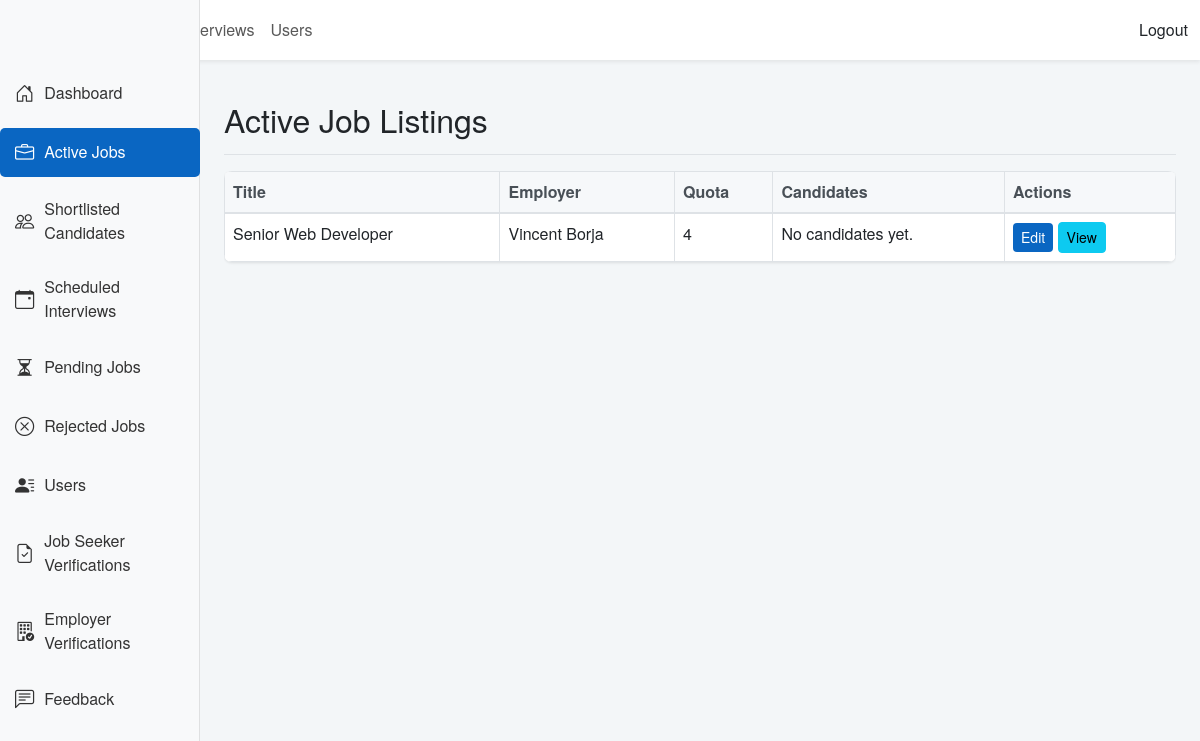
Screenshot of /admin/active_jobs.php (signed in) with the database file from the repository.
### tables this page shows
CREATE TABLE `job_postings` (
  `job_id` int(11) NOT NULL,
  `employer_id` int(11) NOT NULL,
  `title` varchar(255) NOT NULL,
  `description` text NOT NULL,
  `requirements` text NOT NULL,
  `skills` text NOT NULL,
  `status` enum('pending','approved','rejected','unavailable') NOT NULL,
  `created_at` timestamp NOT NULL DEFAULT current_timestamp(),
  `location` varchar(255) DEFAULT NULL,
  `quota` int(11) DEFAULT 1
);

CREATE TABLE `users` (
  `user_id` int(11) NOT NULL,
  `full_name` varchar(255) NOT NULL,
  `email` varchar(255) NOT NULL,
  `password_hash` varchar(255) NOT NULL,
  `user_type` enum('job_seeker','employer','admin') NOT NULL,
  `status` enum('pending','verified','rejected') DEFAULT 'pending',
  `created_at` timestamp NOT NULL DEFAULT current_timestamp()
);

### admin/active_jobs.php (the view, shortened to what this page needs)
<?php
include '../db.php';
?>
<!DOCTYPE html>
<html lang="en">
<head>
    <link href="https://cdn.jsdelivr.net/npm/bootstrap@5.3.0/dist/css/bootstrap.min.css" rel="stylesheet">
    <link href="https://cdn.jsdelivr.net/npm/bootstrap-icons@1.10.3/font/bootstrap-icons.css" rel="stylesheet">
    <link href="../css/styles.css" rel="stylesheet">
</head>
<body>
    <?php include 'includes/header.php'; ?>
    <div class="container-fluid">
        <div class="row">
            <?php include 'includes/sidebar.php'; ?>
            <main class="col-md-9 ms-sm-auto col-lg-10 px-md-4">
                <div class="d-flex justify-content-between flex-wrap flex-md-nowrap align-items-center pt-3 pb-2 mb-3 border-bottom">
                    <h2>Active Job Listings</h2>
                </div>
                <div class="table-responsive">
                    <table class="table table-bordered">
                        <thead>
                            <tr>
                                <th>Title</th>
                                <th>Employer</th>
                                <th>Quota</th>
                                <th>Candidates</th>
                                <th>Actions</th>
                            </tr>
                        </thead>
                        <tbody>
                            <?php
                            $sql = "SELECT job_postings.*, users.full_name
                                    FROM job_postings
                                    JOIN users ON job_postings.employer_id = users.user_id
                                    WHERE job_postings.status = 'approved'
                                    ORDER BY job_postings.created_at DESC";
                            $active_jobs_result = $conn->query($sql);
                            if ($active_jobs_result->num_rows > 0) {
                                while ($row = $active_jobs_result->fetch_assoc()) {
                                    $job_id = $row['job_id'];
                                    echo "<tr>";
                                    echo "<td>{$row['title']}</td>";
                                    echo "<td>{$row['full_name']}</td>";
                                    echo "<td>{$row['quota']}</td>";
                                    $sql_candidates = "SELECT applications.*, users.full_name
                                                      FROM applications
                                                      JOIN users ON applications.seeker_id = users.user_id
                                                      WHERE applications.job_id = $job_id";
                                    $candidates_result = $conn->query($sql_candidates);
                                    echo "<td>";
                                    if ($candidates_result->num_rows > 0) {
                                        echo "<ul class='list-unstyled'>";
                                        while ($candidate = $candidates_result->fetch_assoc()) {
                                            $application_id = $candidate['application_id'];
                                            echo "<li class='mb-2'>{$candidate['full_name']} - Application Status: " . ($candidate['status'] ?? 'pending') . "</li>";
                                            if ($candidate['status'] === 'applied') {
                                                if ($candidate['employer_decision'] === 'approved' || $candidate['employer_decision'] === 'rejected') {
                                                    echo "<li><p class='text-muted'>Hiring process completed.</p></li>";
                                                } else {
                                                    echo "<li class='mb-2'>
                                                        <form action='shortlist_candidate.php' method='POST' style='display:inline;'>
                                                            <input type='hidden' name='application_id' value='{$application_id}'>
                                                            <button type='submit' class='btn btn-success btn-sm'>Shortlist</button>
                                                        </form>
                                                        <form action='reject_candidate.php' method='POST' style='display:inline;'>
                                                            <input type='hidden' name='application_id' value='{$application_id}'>
                                                            <button type='submit' class='btn btn-danger btn-sm'>Reject</button>
                                                        </form>
                                                    </li>";
                                                }
                                            }
                                        }
                                        echo "</ul>";
                                    } else {
                                        echo "No candidates yet.";
                                    }
                                    echo "</td>";
                                    echo "<td>
                                        <a href='edit_job.php?id={$job_id}' class='btn btn-primary btn-sm'>Edit</a>
                                        <a href='view_job.php?id={$job_id}' class='btn btn-info btn-sm'>View</a>
                                    </td>";
                                    echo "</tr>";
                                }
                            } else {
                                echo "<tr><td colspan='5'>No active job listings found.</td></tr>";
                            }
                            ?>
                        </tbody>
                    </table>
                </div>
            </main>
        </div>
    </div>
    <?php include 'includes/footer.php'; ?>
</body>
</html>

### admin/css/styles.css (style rules this page uses)
body { font-family: 'Helvetica Neue', Helvetica, Arial, sans-serif; background-color: #f3f6f8; }
.btn-primary { background-color: #0a66c2; border: none; }
.table-responsive { margin-bottom: 2rem; }
main { padding-top: 1.5rem; }
@media (min-width: 768px) { main { padding-left: 1.5rem; } }
.table { background-color: #fff; border-radius: 8px; overflow: hidden; box-shadow: 0 1px 3px rgba(0, 0, 0, 0.1); }
.table thead th { background-color: #f6f8fa; border-bottom: 2px solid #dee2e6; color: #495057; }

### rows the page displays
job_postings: title "Senior Web Developer", users.full_name "Vincent Borja", quota "4"
